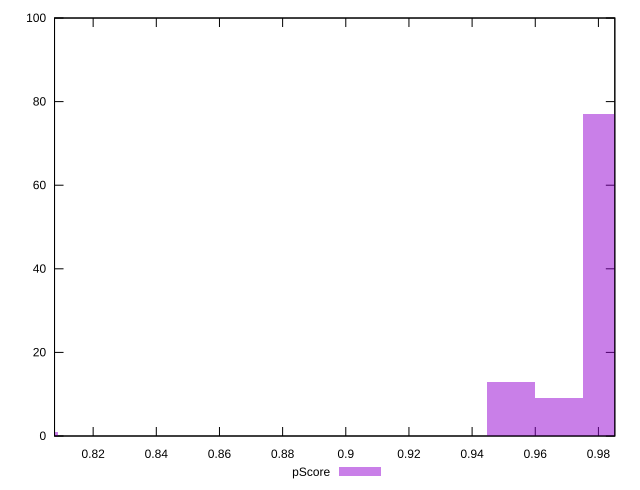

This chart was generated by the following gnuplot code:
reset

$pScore <<EOF
0.801220153930795 1
0.982628490669843 77
0.9675111292749223 9
0.9523937678800016 13
EOF

set key outside below
set boxwidth 0.015117361394920661
set xrange [0.8077719641817206:0.9851949599874628]
set yrange [0:100]
set trange [0:100]
set style fill transparent solid 0.5 noborder
set terminal svg size 640, 490 enhanced background rgb 'white'
set output "report_00009_2021-02-08T22-37-41.559Z/first-cpu-idle/samples/pages+cached/pScore/histogram.svg"

plot $pScore title "pScore" with boxes

reset
